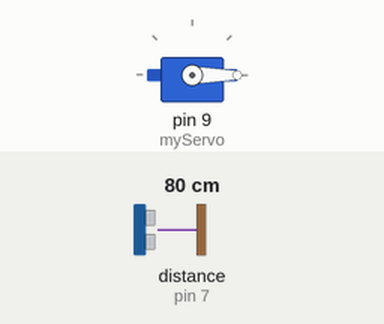
A sketch run on a simulated Arduino Uno, built with avr-gcc and run on an emulated ATmega328P. On the bench: servo. Wiring (inferred from the names in the program): ultrasonic range finder: trigger pin 6; echo pin 7. The inputs (shaded band) are chosen by the test bench; at power-on: distance to the obstacle (sensor on pin 7) 80 cm. The echo pulse lasts 58.3 µs per cm.

Above: at 1.2 s.
1.3 s: distance to the obstacle (sensor on pin 7) set to 23 cm
2.8 s: distance to the obstacle (sensor on pin 7) set to 19 cm
At 4.0 s:
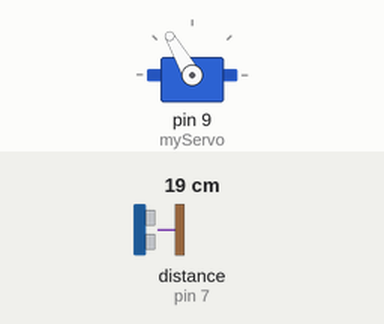
4.3 s: distance to the obstacle (sensor on pin 7) set to 35 cm
At 5.1 s:
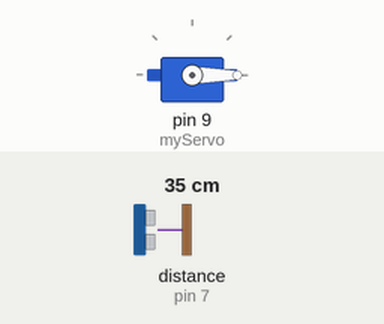
5.8 s: distance to the obstacle (sensor on pin 7) set to 2 cm
At 6.4 s:
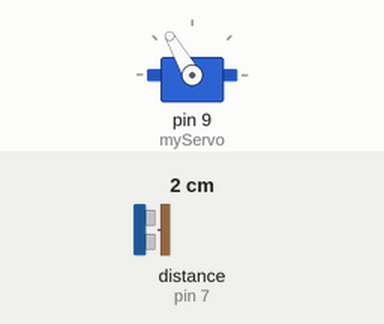
Timing chart, 0 to 8.3 s (numbered marks = the images above; inputs shaded):
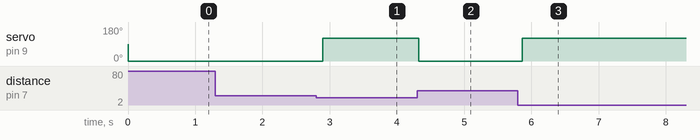

The sketch:

Hackwestern.ino
```cpp
#include <Servo.h>

Servo myServo; // Create a servo object
int trigPin = 6;
int echoPin = 7;
long distance;
long duration;

void setup() {
  myServo.attach(9);
  pinMode(trigPin, OUTPUT);
  pinMode(echoPin, INPUT);
}

void loop() {
  ultra(); // Call the ultrasonic sensor function - connect to comp

  if (distance <= 20) {
    myServo.write(120); // Move servo to 120 degrees if hand is close
  } else {
    myServo.write(0); // Move servo to 0 degrees otherwise
  }

  delay(100); // Add a small delay to stabilize us readings
}

void ultra() {
  digitalWrite(trigPin, LOW);
  delayMicroseconds(2); // Ensure stable low signal
  digitalWrite(trigPin, HIGH);
  delayMicroseconds(100); // Send a 100-microsecond pulse (higher - less sensitivity)
  digitalWrite(trigPin, LOW);

  // Measure the pulse duration
  duration = pulseIn(echoPin, HIGH);

  // Calculate the distance in cm
  distance = duration * 0.034 / 2;
}
```

Measured:
- the behaviour switches between 22 and 21 cm on distance to the obstacle (sensor on pin 7) (found by bisection; images 0 and 1)
- after the input at 1.3 s, every drawn part: stays the same
- after the input at 2.8 s, servo on pin 9 (myServo): 0° → 120° after 0.10 s
- after the input at 4.3 s, servo on pin 9 (myServo): 120° → 0° at once
- after the input at 5.8 s, servo on pin 9 (myServo): 0° → 120° after 0.06 s
